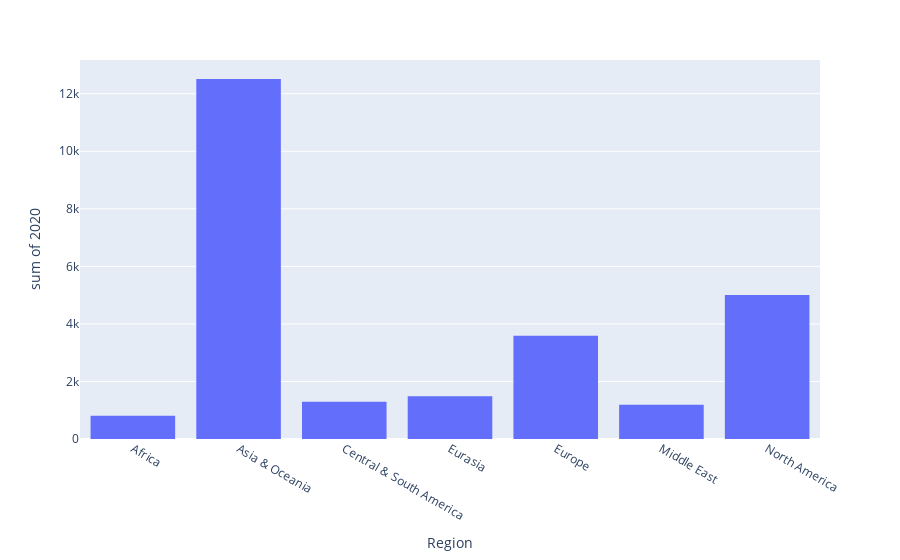

The notebook cell this image was saved under:
### Code cell
# Histogram chart for electricity
region_electricity = electro_df[electro_df['Features'] == 'net generation'].groupby('Region').sum().reset_index()
region_electricity = region_electricity.loc[:, electro_df.columns.difference(['Country', 'Features'])]

px.histogram(region_electricity, x='Region', y='2020')

### Figure 1 — Plotly figure (JSON) as saved in the notebook; plotly's stock layout.template omitted (floating-point values rounded to 4 significant figures)
{"data": [{"alignmentgroup": "True", "bingroup": "x", "histfunc": "sum", "hovertemplate": "Region=%{x}<br>sum of 2020=%{y}<extra></extra>", "legendgroup": "", "marker": {"color": "#636efa", "pattern": {"shape": ""}}, "name": "", "offsetgroup": "", "orientation": "v", "showlegend": false, "type": "histogram", "x": ["Africa", "Asia & Oceania", "Central & South America", "Eurasia", "Europe", "Middle East", "North America"], "xaxis": "x", "y": [805.6, 12510.0, 1295.0, 1485.0, 3586.0, 1194.0, 5001.0], "yaxis": "y"}], "layout": {"barmode": "relative", "legend": {"tracegroupgap": 0}, "margin": {"t": 60}, "xaxis": {"anchor": "y", "domain": [0, 1], "title": {"text": "Region"}}, "yaxis": {"anchor": "x", "domain": [0, 1], "title": {"text": "sum of 2020"}}}}
